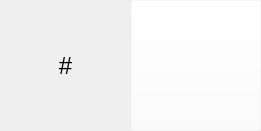
<?xml version="1.0" encoding="UTF-8"?>
<ui version="4.0">
 <class>PlayListItemStatusWidget</class>
 <widget class="QWidget" name="PlayListItemStatusWidget">
  <property name="geometry">
   <rect>
    <x>0</x>
    <y>0</y>
    <width>261</width>
    <height>131</height>
   </rect>
  </property>
  <property name="sizePolicy">
   <sizepolicy hsizetype="Expanding" vsizetype="Expanding">
    <horstretch>0</horstretch>
    <verstretch>0</verstretch>
   </sizepolicy>
  </property>
  <property name="windowTitle">
   <string>Form</string>
  </property>
  <layout class="QHBoxLayout" name="horizontalLayout">
   <property name="spacing">
    <number>0</number>
   </property>
   <property name="leftMargin">
    <number>0</number>
   </property>
   <property name="topMargin">
    <number>0</number>
   </property>
   <property name="rightMargin">
    <number>0</number>
   </property>
   <property name="bottomMargin">
    <number>0</number>
   </property>
   <item>
    <widget class="QLabel" name="itemNumberLabel">
     <property name="sizePolicy">
      <sizepolicy hsizetype="Expanding" vsizetype="Expanding">
       <horstretch>0</horstretch>
       <verstretch>0</verstretch>
      </sizepolicy>
     </property>
     <property name="font">
      <font>
       <pointsize>18</pointsize>
      </font>
     </property>
     <property name="text">
      <string>#</string>
     </property>
     <property name="alignment">
      <set>Qt::AlignCenter</set>
     </property>
    </widget>
   </item>
   <item>
    <widget class="QPushButton" name="playPauseButton">
     <property name="sizePolicy">
      <sizepolicy hsizetype="Expanding" vsizetype="Expanding">
       <horstretch>0</horstretch>
       <verstretch>0</verstretch>
      </sizepolicy>
     </property>
     <property name="styleSheet">
      <string notr="true">background-color: rgba(255, 255, 255,0);</string>
     </property>
     <property name="text">
      <string/>
     </property>
     <property name="icon">
      <iconset>
       <normalon>:/Graphics/Vectoral/play.svg</normalon>
      </iconset>
     </property>
    </widget>
   </item>
  </layout>
 </widget>
 <resources/>
 <connections/>
</ui>
